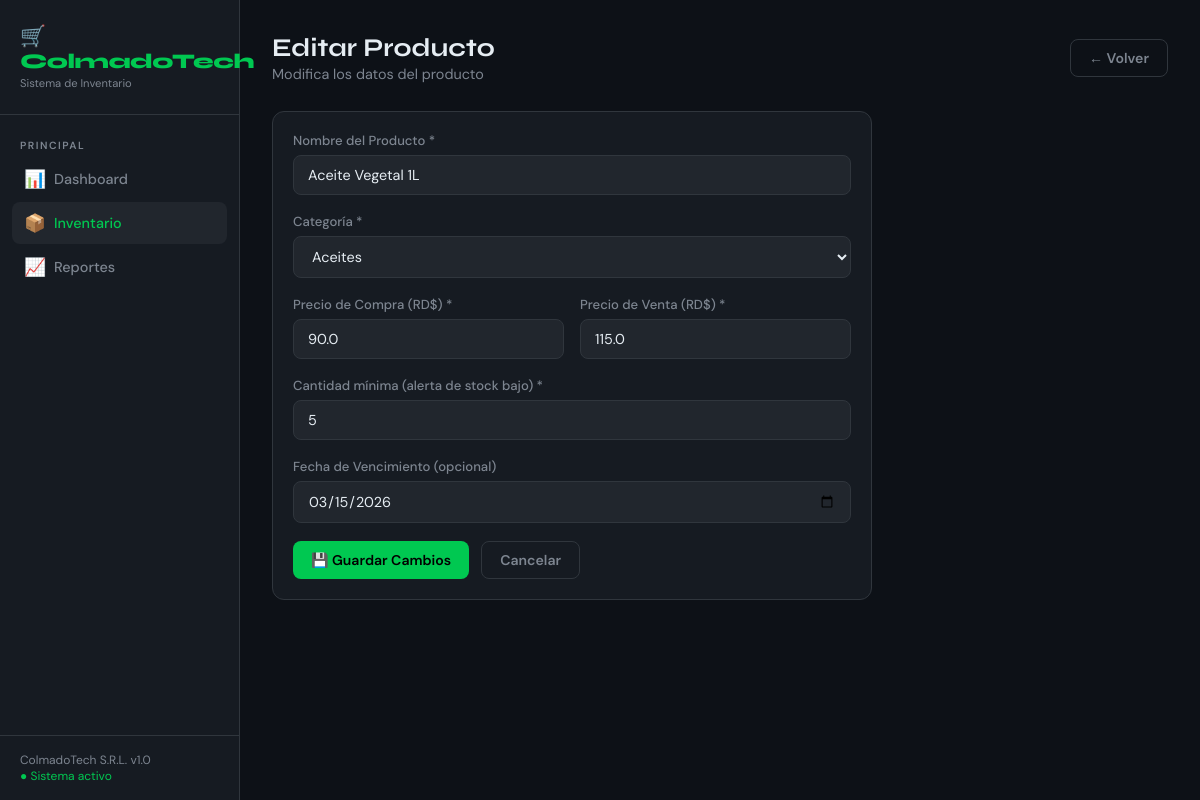
The page /productos/editar/2 on the database its author committed.
### tables this page shows
CREATE TABLE productos (
            id INTEGER PRIMARY KEY AUTOINCREMENT,
            nombre TEXT NOT NULL,
            categoria TEXT NOT NULL,
            precio_compra REAL NOT NULL,
            precio_venta REAL NOT NULL,
            cantidad INTEGER NOT NULL DEFAULT 0,
            cantidad_minima INTEGER NOT NULL DEFAULT 5,
            fecha_vencimiento TEXT,
            creado_en TEXT DEFAULT CURRENT_TIMESTAMP
        );

### app.py (the view, shortened to what this page needs)
@app.route('/productos/editar/<int:id>', methods=['GET','POST'])
def editar_producto(id):
    conn = get_db()
    producto = conn.execute("SELECT * FROM productos WHERE id=?", (id,)).fetchone()
    conn.close()
    return render_template('form_producto.html', producto=producto)

### app.py (called while the page is built)
def get_db():
    conn = sqlite3.connect(DB_PATH)
    conn.row_factory = sqlite3.Row
    return conn

### templates/form_producto.html (shortened to what this page needs)
{% extends 'base.html' %}
{% block content %}
<div class="page-header">
    <div>
        <div class="page-title">{% if producto %}Editar Producto{% else %}Nuevo Producto{% endif %}</div>
        <div class="page-subtitle">{% if producto %}Modifica los datos del producto{% else %}Agrega un producto al inventario{% endif %}</div>
    </div>
    <a href="{{ url_for('productos') }}" class="btn btn-ghost">← Volver</a>
</div>
<div style="max-width: 600px;">
    <div class="card">
        <form method="POST">
            <div class="form-group">
                <label class="form-label">Nombre del Producto *</label>
                <input type="text" name="nombre" class="form-control" required
                    value="{{ producto.nombre if producto else '' }}"
                    placeholder="Ej: Arroz Cristal 5lb">
            </div>
            <div class="form-group">
                <label class="form-label">Categoría *</label>
                <select name="categoria" class="form-control" required>
                    {% set cats = ['Granos', 'Aceites', 'Embutidos', 'Bebidas', 'Lácteos', 'Panadería', 'Limpieza', 'Higiene', 'Snacks', 'Otros'] %}
                    {% for cat in cats %}
                    <option value="{{ cat }}" {% if producto and producto.categoria == cat %}selected{% endif %}>{{ cat }}</option>
                    {% endfor %}
                </select>
            </div>
            <div class="form-grid">
                <div class="form-group">
                    <label class="form-label">Precio de Compra (RD$) *</label>
                    <input type="number" step="0.01" name="precio_compra" class="form-control" required
                        value="{{ producto.precio_compra if producto else '' }}"
                        placeholder="0.00">
                </div>
                <div class="form-group">
                    <label class="form-label">Precio de Venta (RD$) *</label>
                    <input type="number" step="0.01" name="precio_venta" class="form-control" required
                        value="{{ producto.precio_venta if producto else '' }}"
                        placeholder="0.00">
                </div>
            </div>
            <div class="form-group">
                <label class="form-label">Cantidad mínima (alerta de stock bajo) *</label>
                <input type="number" name="cantidad_minima" class="form-control" required min="1"
                    value="{{ producto.cantidad_minima if producto else '5' }}"
                    placeholder="Ej: 5">
            </div>
            <div class="form-group">
                <label class="form-label">Fecha de Vencimiento (opcional)</label>
                <input type="date" name="fecha_vencimiento" class="form-control"
                    value="{{ producto.fecha_vencimiento if producto else '' }}">
            </div>
            <div class="flex gap-3 mt-4">
                <button type="submit" class="btn btn-primary">
                    {% if producto %}💾 Guardar Cambios{% else %}✅ Agregar Producto{% endif %}
                </button>
                <a href="{{ url_for('productos') }}" class="btn btn-ghost">Cancelar</a>
            </div>
        </form>
    </div>
</div>
{% endblock %}

### templates/base.html (style rules this page uses)
:root { --verde: #00C851; --verde-dark: #009c3f; --verde-light: #e6fff0; --rojo: #ff4444; --amarillo: #ffbb33; --bg: #0d1117; --bg2: #161b22; --bg3: #21262d; --border: #30363d; --text: #e6edf3; --text-muted: #7d8590; --card: #161b22; }
* { margin:0; padding:0; box-sizing:border-box; }
body { font-family: 'DM Sans', sans-serif; background: var(--bg); color: var(--text); min-height: 100vh; display: flex; }
.page-header { display: flex; align-items: center; justify-content: space-between; margin-bottom: 28px; }
.page-title { font-family: 'Syne', sans-serif; font-size: 1.6rem; font-weight: 700; }
.page-subtitle { color: var(--text-muted); font-size: 0.9rem; margin-top: 2px; }
.card { background: var(--card); border: 1px solid var(--border); border-radius: 12px; padding: 20px; }
.btn { display: inline-flex; align-items: center; gap: 6px; padding: 9px 18px; border-radius: 8px; font-size: 0.88rem; font-weight: 600; cursor: pointer; border: none; text-decoration: none; transition: all 0.15s; font-family: 'DM Sans', sans-serif; }
.btn-primary { background: var(--verde); color: #000; }
.btn-ghost { background: transparent; color: var(--text-muted); border: 1px solid var(--border); }
.form-group { margin-bottom: 18px; }
.form-label { display: block; font-size: 0.82rem; font-weight: 500; color: var(--text-muted); margin-bottom: 6px; }
.form-control { width: 100%; background: var(--bg3); border: 1px solid var(--border); color: var(--text); padding: 10px 14px; border-radius: 8px; font-size: 0.9rem; font-family: 'DM Sans', sans-serif; transition: border-color 0.15s; }
.form-grid { display: grid; grid-template-columns: 1fr 1fr; gap: 16px; }
.mt-4 { margin-top: 16px; }
.flex { display: flex; }
.gap-3 { gap: 12px; }

### rows shown on the page
productos: nombre "Aceite Vegetal 1L", categoria "Aceites", precio_compra "90.0", precio_venta "115.0", cantidad_minima "5", fecha_vencimiento "03/15/2026"
